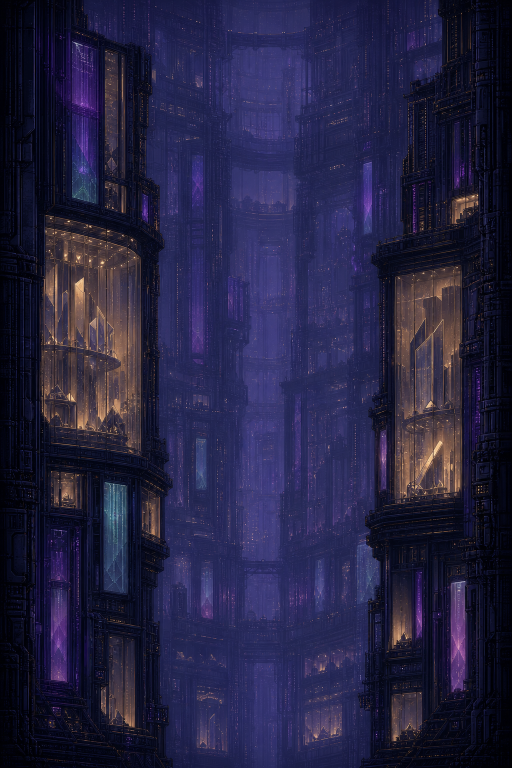
#> input picture assets/artwork/environments/sector-03-central-exchange-background/source/depth-islands-v2/sector-03-central-exchange-imagegen.png, 1024 x 1536 px (shown at 1/2 size)
$ python normalize_depth_islands.py
#> lines starting #> are read from the running program, lines starting #| are printed output that depends on the picture; after the words box and inside, x2 and y2 are one past the last pixel; in counts of white or black regions, pixels touching at a corner belong together
from pathlib import Path

import cv2
import numpy as np
from PIL import Image


ROOT = Path(__file__).resolve().parents[2]
SOURCE = ROOT / "source" / "depth-islands-v2"
EXPORT = ROOT / "export" / "depth-islands-v2"
PREVIEW = ROOT / "preview"
THRESHOLD = 192
MIN_COMPONENT_AREA = 500


def save_rgba_cutout(master: Image.Image, mask: np.ndarray, path: Path) -> None:
    pixels = np.asarray(master.convert("RGBA")).copy()
    pixels[:, :, 3] = mask
    Image.fromarray(pixels, "RGBA").save(path)


def main() -> None:
    EXPORT.mkdir(parents=True, exist_ok=True)
    PREVIEW.mkdir(parents=True, exist_ok=True)

    master = Image.open(SOURCE / "sector-03-central-exchange-imagegen.png").convert("RGB")
#> master is the input picture: PIL image 1024x1536 RGB; mean R, G, B 36.5, 34.3, 66.4
    depth = Image.open(SOURCE / "depth-map-imagegen.png").convert("L")
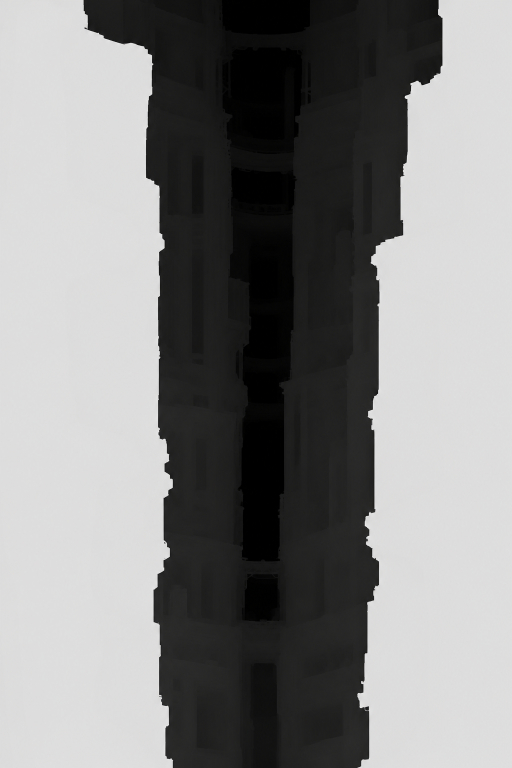
#> input picture assets/artwork/environments/sector-03-central-exchange-background/source/depth-islands-v2/depth-map-imagegen.png, 1024 x 1536 px (shown at 1/2 size)
    inpaint = Image.open(SOURCE / "fixed-background-inpaint-imagegen.png").convert("RGB")
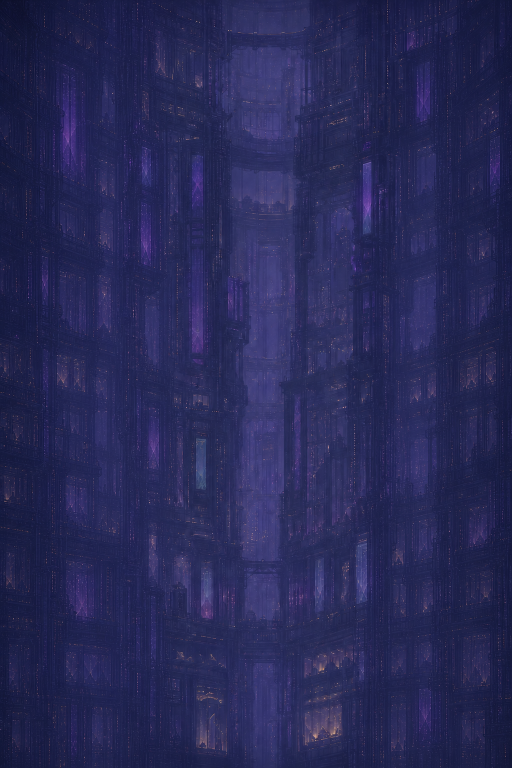
#> input picture assets/artwork/environments/sector-03-central-exchange-background/source/depth-islands-v2/fixed-background-inpaint-imagegen.png, 1024 x 1536 px (shown at 1/2 size)
#> inpaint is the input picture: PIL image 1024x1536 RGB; mean R, G, B 39.4, 41.1, 87.6

    if depth.size != master.size or inpaint.size != master.size:
        raise ValueError(
            f"All inputs must share one canvas: master={master.size}, depth={depth.size}, inpaint={inpaint.size}"
        )

    depth_pixels = np.asarray(depth)
    binary = (depth_pixels >= THRESHOLD).astype(np.uint8)
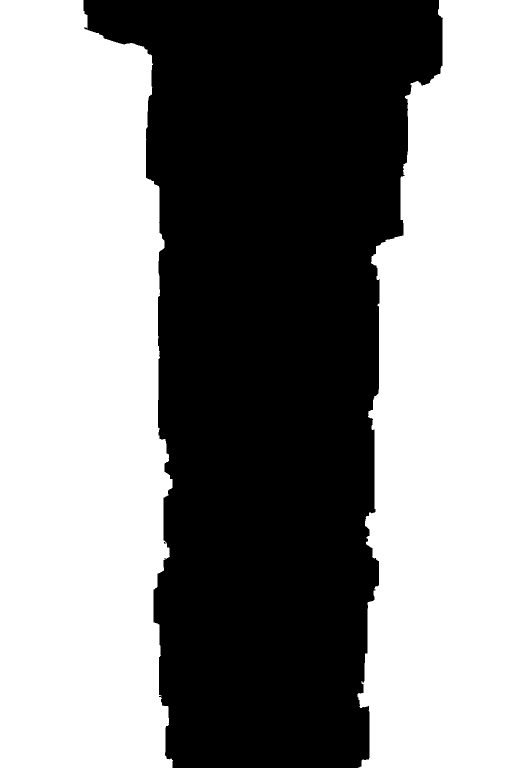
#> binary: shape (1536, 1024) (shown at 1/2 size); values 0 (black) and 1 (white), 54.8% white; 2 black regions (1 under 20 px), largest, box (x1, y1, x2, y2) and area: (167, 0, 886, 1536) 711453
    count, labels, stats, centroids = cv2.connectedComponentsWithStats(binary, 8)
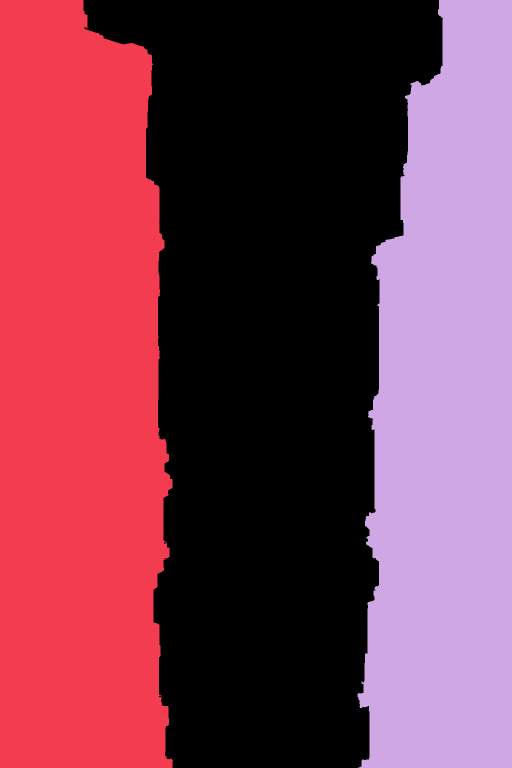
#> labels: shape (1536, 1024) int32 (shown at 1/2 size); 3 distinct labels, from 0 to 2; one colour per label, 0 black
#> count = 3; stats = [[167, 0, 719, 1536, 711462], [0, 0, 346, 1536, 475870], [715, 0, 309, 1536, 385532]]; centroids = [[542, 709.5], [156.3, 796.6], [893.7, 838.6]]

    candidates = [
        index
        for index in range(1, count)
        if int(stats[index, cv2.CC_STAT_AREA]) >= MIN_COMPONENT_AREA
    ]
#> candidates = [1, 2]
    if len(candidates) != 2:
        raise ValueError(f"Expected exactly 2 near islands, found {len(candidates)}")

    candidates.sort(key=lambda index: float(centroids[index][0]))
    left_index, right_index = candidates
#> left_index = 1; right_index = 2
    width, _ = master.size
#> width = 1024
    if centroids[left_index][0] >= width / 2 or centroids[right_index][0] <= width / 2:
        raise ValueError("Near islands do not resolve to distinct left/right components")

    left_mask = np.where(labels == left_index, 255, 0).astype(np.uint8)
#> left_mask: shape (1536, 1024); 30.3% white; 1 white region, box (x1, y1, x2, y2) and area: (0, 0, 346, 1536) 475870
    right_mask = np.where(labels == right_index, 255, 0).astype(np.uint8)
#> right_mask: shape (1536, 1024); 24.5% white; 1 white region, box (x1, y1, x2, y2) and area: (715, 0, 1024, 1536) 385532
    union_mask = np.maximum(left_mask, right_mask)

    # Preserve every original pixel outside the removed islands. The ImageGen
    # inpaint is used only where camera displacement can reveal occluded space.
    fixed_background = Image.composite(
        inpaint,
        master,
        Image.fromarray(union_mask, "L"),
    )

    master.save(EXPORT / "sector-03-central-exchange-background.png")
    depth.save(EXPORT / "sector-03-central-exchange-depth-map.png")
    fixed_background.save(EXPORT / "backdrop-fixed.png")
    save_rgba_cutout(master, left_mask, EXPORT / "parallax-island-left.png")
#> in save_rgba_cutout, `pixels[:, :, 3] = mask`:
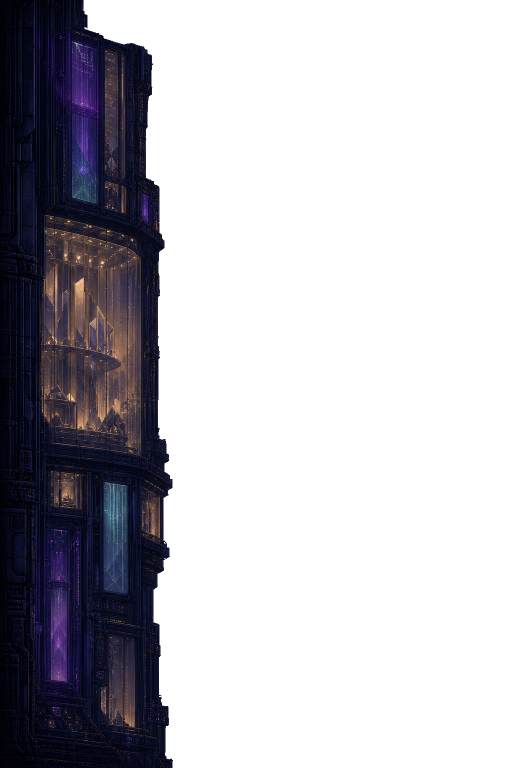
#> pixels: shape (1536, 1024, 4) (shown at 1/2 size); mean R, G, B, A 36.5, 34.3, 66.4, 77.2; transparent parts drawn white
    save_rgba_cutout(master, right_mask, EXPORT / "parallax-island-right.png")
#> in save_rgba_cutout (call 2), `pixels[:, :, 3] = mask`:
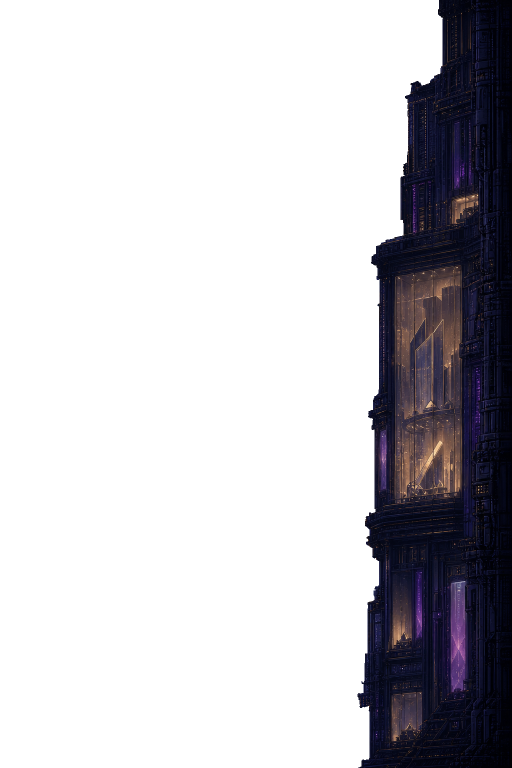
#> pixels: shape (1536, 1024, 4) (shown at 1/2 size); mean R, G, B, A 36.5, 34.3, 66.4, 62.5; transparent parts drawn white

    neutral = fixed_background.convert("RGBA")
    left = Image.open(EXPORT / "parallax-island-left.png").convert("RGBA")
    right = Image.open(EXPORT / "parallax-island-right.png").convert("RGBA")
    neutral.alpha_composite(left)
    neutral.alpha_composite(right)
    neutral.convert("RGB").save(
        PREVIEW / "sector-03-central-exchange-depth-islands-v2-neutral.png"
    )

    shifted = fixed_background.convert("RGBA")
    shifted.alpha_composite(left, dest=(8, 0))
    shifted.alpha_composite(right, dest=(-8, 0))
    shifted.convert("RGB").save(
        PREVIEW / "sector-03-central-exchange-depth-islands-v2-shifted.png"
    )

    half = (master.width // 2, master.height // 2)
#> half = (512, 768)
    master_preview = master.resize(half, Image.Resampling.NEAREST)
    depth_preview = depth.convert("RGB").resize(half, Image.Resampling.NEAREST)
    pair = Image.new("RGB", (master.width, half[1]), "black")
#> pair: PIL image 1024x768 RGB; every value is 0
    pair.paste(master_preview, (0, 0))
    pair.paste(depth_preview, (half[0], 0))
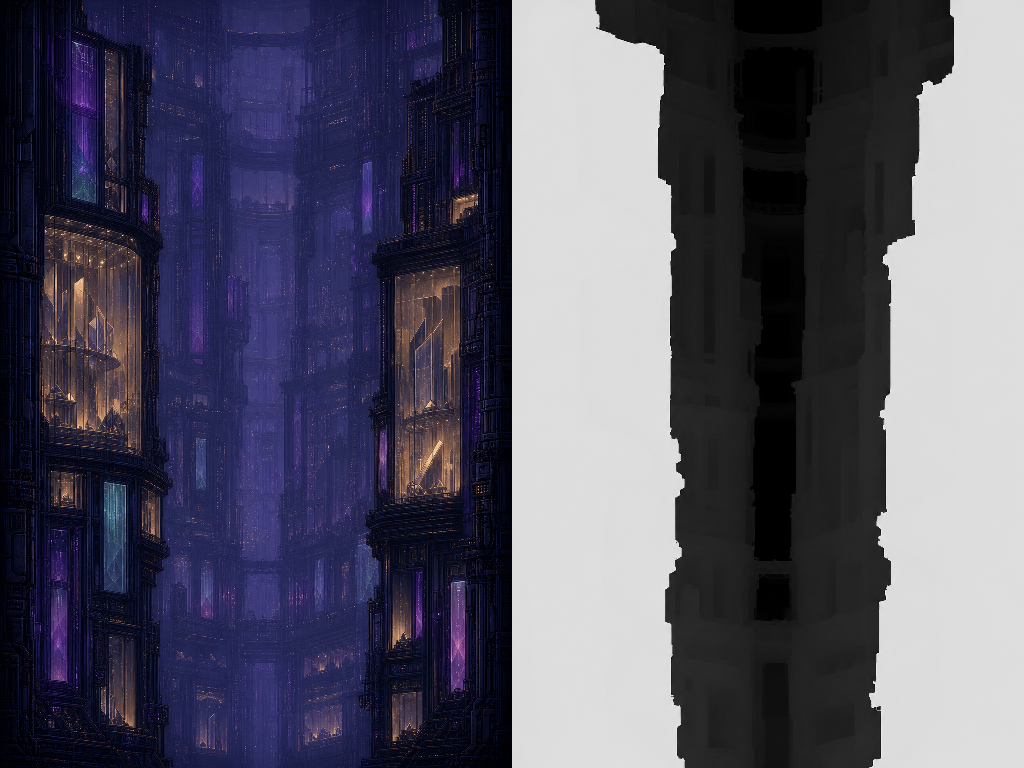
#> pair: PIL image 1024x768 RGB; mean R, G, B 84.1, 82.9, 99.1
    pair.save(PREVIEW / "sector-03-central-exchange-depth-islands-v2-pair.png")

    print(
        "depth-islands-v2:",
        f"canvas={master.width}x{master.height}",
        f"threshold={THRESHOLD}",
        f"left_area={int(stats[left_index, cv2.CC_STAT_AREA])}",
        f"right_area={int(stats[right_index, cv2.CC_STAT_AREA])}",
    )
#| depth-islands-v2: canvas=1024x1536 threshold=192 left_area=475870 right_area=385532


if __name__ == "__main__":
    main()
